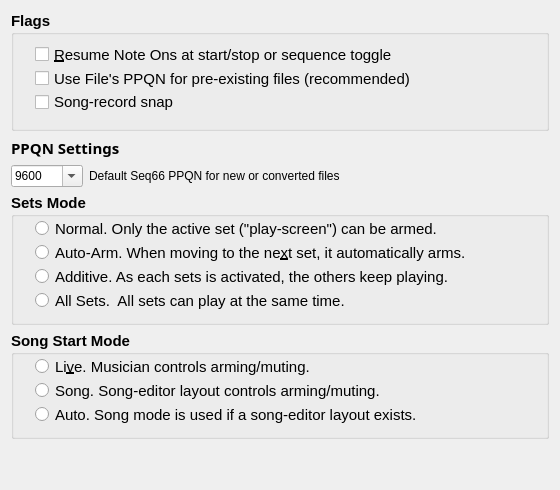
     <widget class="QWidget" name="tabPlayOptions">
      <property name="toolTip">
       <string>Provides play options.  Minimal at present.</string>
      </property>
      <attribute name="title">
       <string>&amp;Play</string>
      </attribute>
      <layout class="QVBoxLayout" name="verticalLayout_3">
       <item>
        <widget class="QGroupBox" name="group_flags">
         <property name="minimumSize">
          <size>
           <width>0</width>
           <height>120</height>
          </size>
         </property>
         <property name="font">
          <font>
           <pointsize>11</pointsize>
           <bold>true</bold>
          </font>
         </property>
         <property name="title">
          <string>Flags</string>
         </property>
         <widget class="QCheckBox" name="chkNoteResume">
          <property name="geometry">
           <rect>
            <x>24</x>
            <y>32</y>
            <width>500</width>
            <height>23</height>
           </rect>
          </property>
          <property name="font">
           <font>
            <pointsize>11</pointsize>
            <bold>false</bold>
           </font>
          </property>
          <property name="toolTip">
           <string>Unfinished notes are turned back on when
playback resumes.</string>
          </property>
          <property name="text">
           <string>&amp;Resume Note Ons at start/stop or sequence toggle</string>
          </property>
         </widget>
         <widget class="QCheckBox" name="chkUseFilesPPQN">
          <property name="geometry">
           <rect>
            <x>24</x>
            <y>56</y>
            <width>500</width>
            <height>23</height>
           </rect>
          </property>
          <property name="font">
           <font>
            <pointsize>11</pointsize>
            <bold>false</bold>
           </font>
          </property>
          <property name="toolTip">
           <string>The PPQN of the MIDI file loaded overrides the
default PPQN.  Otherwise, the file PPQN scales to
the default PPQN.</string>
          </property>
          <property name="text">
           <string>Use File's PPQN for pre-existing files (recommended)</string>
          </property>
         </widget>
         <widget class="QCheckBox" name="chkSongRecordSnap">
          <property name="geometry">
           <rect>
            <x>24</x>
            <y>80</y>
            <width>500</width>
            <height>22</height>
           </rect>
          </property>
          <property name="font">
           <font>
            <pointsize>11</pointsize>
            <bold>false</bold>
           </font>
          </property>
          <property name="text">
           <string>Song-record snap</string>
          </property>
         </widget>
        </widget>
       </item>
       <item>
        <widget class="QLabel" name="label_ppqn">
         <property name="maximumSize">
          <size>
           <width>120</width>
           <height>16777215</height>
          </size>
         </property>
         <property name="font">
          <font>
           <family>Sans</family>
           <pointsize>11</pointsize>
           <bold>true</bold>
          </font>
         </property>
         <property name="text">
          <string>PPQN Settings</string>
         </property>
        </widget>
       </item>
       <item>
        <layout class="QHBoxLayout" name="horizontalLayout_3">
         <item>
          <widget class="QComboBox" name="combo_box_ppqn">
           <property name="maximumSize">
            <size>
             <width>100</width>
             <height>16777215</height>
            </size>
           </property>
           <property name="toolTip">
            <string>Changes the default PPQN from 192 to another value.
This new default value is saved in the 'usr' file when
Seq66 exits.</string>
           </property>
           <property name="editable">
            <bool>true</bool>
           </property>
           <property name="currentText">
            <string>9600</string>
           </property>
           <property name="maxCount">
            <number>32</number>
           </property>
           <property name="insertPolicy">
            <enum>QComboBox::InsertPolicy::NoInsert</enum>
           </property>
           <property name="frame">
            <bool>true</bool>
           </property>
          </widget>
         </item>
         <item>
          <widget class="QLabel" name="label_ppqn_2">
           <property name="minimumSize">
            <size>
             <width>460</width>
             <height>0</height>
            </size>
           </property>
           <property name="maximumSize">
            <size>
             <width>200</width>
             <height>16777215</height>
            </size>
           </property>
           <property name="text">
            <string>Default Seq66 PPQN for new or converted files</string>
           </property>
          </widget>
         </item>
        </layout>
       </item>
       <item>
        <widget class="QGroupBox" name="group_setsmode">
         <property name="minimumSize">
          <size>
           <width>0</width>
           <height>132</height>
          </size>
         </property>
         <property name="font">
          <font>
           <pointsize>11</pointsize>
           <bold>true</bold>
          </font>
         </property>
         <property name="title">
          <string>Sets Mode</string>
         </property>
         <widget class="QRadioButton" name="radio_setsmode_normal">
          <property name="geometry">
           <rect>
            <x>24</x>
            <y>24</y>
            <width>500</width>
            <height>23</height>
           </rect>
          </property>
          <property name="font">
           <font>
            <pointsize>11</pointsize>
            <bold>false</bold>
           </font>
          </property>
          <property name="text">
           <string>Normal. Only the active set (&quot;play-screen&quot;) can be armed.</string>
          </property>
         </widget>
         <widget class="QRadioButton" name="radio_setsmode_autoarm">
          <property name="geometry">
           <rect>
            <x>24</x>
            <y>48</y>
            <width>500</width>
            <height>23</height>
           </rect>
          </property>
          <property name="font">
           <font>
            <pointsize>11</pointsize>
            <bold>false</bold>
           </font>
          </property>
          <property name="text">
           <string>Auto-Arm. When moving to the ne&amp;xt set, it automatically arms.</string>
          </property>
         </widget>
         <widget class="QRadioButton" name="radio_setsmode_additive">
          <property name="geometry">
           <rect>
            <x>24</x>
            <y>72</y>
            <width>500</width>
            <height>23</height>
           </rect>
          </property>
          <property name="font">
           <font>
            <pointsize>11</pointsize>
            <bold>false</bold>
           </font>
          </property>
          <property name="text">
           <string>Additive. As each sets is activated, the others keep playing.</string>
          </property>
         </widget>
         <widget class="QRadioButton" name="radio_setsmode_allsets">
          <property name="geometry">
           <rect>
            <x>24</x>
            <y>96</y>
            <width>500</width>
            <height>23</height>
           </rect>
          </property>
          <property name="font">
           <font>
            <pointsize>11</pointsize>
            <bold>false</bold>
           </font>
          </property>
          <property name="text">
           <string>All Sets.  All sets can play at the same time.</string>
          </property>
         </widget>
        </widget>
       </item>
       <item>
        <widget class="QGroupBox" name="group_startmode">
         <property name="minimumSize">
          <size>
           <width>0</width>
           <height>108</height>
          </size>
         </property>
         <property name="maximumSize">
          <size>
           <width>16777215</width>
           <height>16777215</height>
          </size>
         </property>
         <property name="font">
          <font>
           <pointsize>11</pointsize>
           <bold>true</bold>
          </font>
         </property>
         <property name="title">
          <string>Song Start Mode</string>
         </property>
         <widget class="QRadioButton" name="radio_startmode_live">
          <property name="geometry">
           <rect>
            <x>24</x>
            <y>24</y>
            <width>500</width>
            <height>23</height>
           </rect>
          </property>
          <property name="font">
           <font>
            <pointsize>11</pointsize>
            <bold>false</bold>
           </font>
          </property>
          <property name="text">
           <string>Li&amp;ve. Musician controls arming/muting.</string>
          </property>
         </widget>
         <widget class="QRadioButton" name="radio_startmode_song">
          <property name="geometry">
           <rect>
            <x>24</x>
            <y>48</y>
            <width>500</width>
            <height>23</height>
           </rect>
          </property>
          <property name="font">
           <font>
            <pointsize>11</pointsize>
            <bold>false</bold>
           </font>
          </property>
          <property name="text">
           <string>Song. Song-editor layout controls arming/muting.</string>
          </property>
         </widget>
         <widget class="QRadioButton" name="radio_startmode_auto">
          <property name="geometry">
           <rect>
            <x>24</x>
            <y>72</y>
            <width>500</width>
            <height>23</height>
           </rect>
          </property>
          <property name="font">
           <font>
            <pointsize>11</pointsize>
            <bold>false</bold>
           </font>
          </property>
          <property name="text">
           <string>Auto. Song mode is used if a song-editor layout exists.</string>
          </property>
         </widget>
        </widget>
       </item>
       <item>
        <spacer name="verticalSpacer">
         <property name="orientation">
          <enum>Qt::Orientation::Vertical</enum>
         </property>
         <property name="sizeType">
          <enum>QSizePolicy::Policy::Fixed</enum>
         </property>
         <property name="sizeHint" stdset="0">
          <size>
           <width>20</width>
           <height>40</height>
          </size>
         </property>
        </spacer>
       </item>
      </layout>
     </widget>
